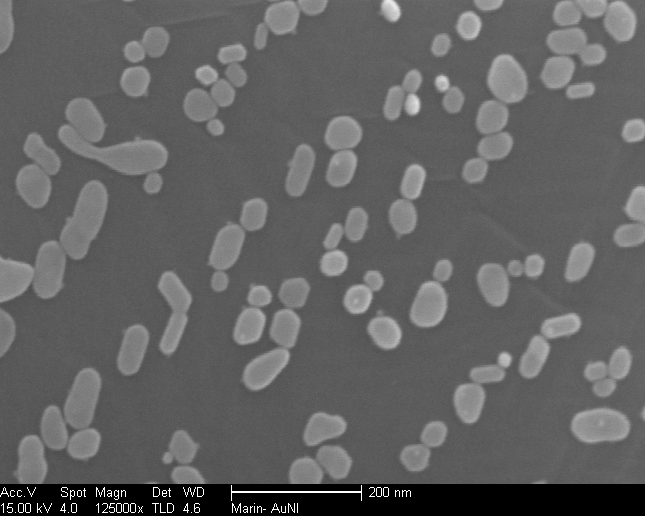
#> input picture cu_au_110_300_125_16.tif, 645 x 516 px; its folder holds only this picture in this run
$ python Main.py   (older library calls are emulated)
#> lines starting #> are read from the running program, lines starting #| are printed output that depends on the picture
### SEM_IM.py
#!usr/bin/python
# Import necessary modules

import numpy as np
import mahotas as mh
import matplotlib.pyplot as plt
import glob
import pylab
from pylab import rcParams
import seaborn as sns
from pylab import rcParams
import os
rcParams['figure.figsize'] = 12, 10
sns.set_style('ticks', {'xtick.direction': u'in', 'ytick.direction': u'in'})

scale_dict = { 80:2.4, 100:1.92, 125:1.42, 200:0.96, 250:0.77, 400:.48} # nm /  pixel^(1/2)


class SEM_IM(object):
    """
        Class defining an SEM image to be analyzed
    """
    #Constructor
    def __init__(self, filename):
        self.name = filename.strip('.tif').strip('.png')
        self.image = mh.imread(filename) # SEM image
        self.image_orig = mh.imread(filename)
        info = self.name.split('_')
        print info

        try:
            self.substrate = info[0]
            self.evaporant = info[1]

            try:
                self.thickness = int(info[2]) # Angstrom
                self.temperature = int(info[3])
                self.mag = int(info[4])
            except:
                try:
                    self.thickness = int(info[2].strip('A'))
                    self.temperature = int(info[3].strip('K'))
                    self.mag = int(info[4].strip('x'))
                except:
                    self.thickness = int(info[2].strip('nm'))
                    self.temperature = int(info[3].strip('K'))
                    self.mag = int(info[4].strip('x'))
            self.index = int(info[5])
        except:
            self.substrate = info[0]
            self.evaporant = info[1]
            self.thickness = int(info[2]) # Angstrom
            self.temperature = 300
            self.mag = int(info[4])
            self.index = int(info[5])

        self.scale = scale_dict[self.mag]

        self.thresh = 0.0 # numerical threshold to distingush islands from graphene

        # Print relevant information
        print "----------------------------------------\n"
        print "Reading in", filename
        print "Shape of image is: ", self.image.shape
        columns = self.image.shape[0]
        print "Data type is: ", self.image.dtype
        print "Maximum Value is: ", self.image.max()
        print "Minimum Value is: ", self.image.min()

        # TO DO: Determine SEM Parameters from filename
        # cu_au_5_300_100_1.tif

        return

    def crop_bottom(self):
        # Find the bottom of the SEM images in order to crop it
        i = 0
        try:
            for Line in self.image:
                if Line.all() == 0:
                    print "Found it"
                    Cutoff = i
                    print Cutoff
                    break
                else:
                    i += 1

            Cutoff = 484
            print "Cutoff is: ", Cutoff
            self.image = self.image[0:Cutoff, :] # Crop the picture
        except:
            print "No file"


        return


    def run_analysis(self):
        # Define threshold
        self.thresh = mh.thresholding.otsu(self.image)
        print self.thresh
        self.labeled, self.nr_objects = mh.label(self.image > self.thresh)# Distinguish different Islands
        self.labeled_orig, self.nr_objects_orig = mh.label(self.image > self.thresh)# Distinguish different Islands
        self.sizes_orig = mh.labeled.labeled_size(self.labeled_orig)
        self.sizes = mh.labeled.labeled_size(self.labeled) # Find size distribution of islands
        self.total_area = self.labeled.shape[0]* self.labeled.shape[1] # Find total number of pixels
        self.coverage = 1 - (float(self.sizes[0]) / float(self.total_area)) #
        self.labeled = mh.labeled.remove_bordering(self.labeled) # Remove islands at the boarder
        too_big = np.where(self.sizes < 50) # Arbitrarily defined cutoff
        self.labeled  = mh.labeled.remove_regions(self.labeled, too_big)
        #self.labeled = mh.labeled.filter_labeled(self.labeled, remove_bordering= True, min_size = 2)
        self.labeled, self.n_left = mh.labeled.relabel(self.labeled, inplace = True) # Relabel islands
        self.sizes = mh.labeled.labeled_size(self.labeled)  # Find size distribution of islands
        self.borders = mh.labeled.borders(self.labeled) # Find the borders of the islands
        self.num_islands = len(self.sizes) - 1 # Find number of islands
        print self.labeled.shape[0]* self.labeled.shape[1]
        print self.sizes
        print self.num_islands # Print number of islands
        #print self.labeled.shape # print shape of image

        self.perimeters = np.zeros(self.num_islands , dtype= int) # Intitialzie empty array
        self.borders_int = np.zeros(self.labeled.shape, dtype=int) # Intialize empty array

        for i in range(self.labeled.shape[0]):
            for j in range(self.labeled.shape[1]):
                if self.borders[i,j].all():
                    self.perimeters[self.labeled[i,j]-1] += 1 # Creates an array of perimeter values for each island
                    self.borders_int[i,j] += 1 # Creates a matrix of 0 and 1 that sigifies the borders

        self.labeled_p, self.nr_objects = mh.label(self.borders >= 1) # label perimeters
        self.sizes_p = mh.labeled.labeled_size(self.labeled_p)
        # 2) Calculate the length of the perimeter
        self.size_dist = []
        self.perimeter_dist = []

        for element in self.sizes:
            if element < self.sizes[0] and element > 20:
                self.size_dist.append(element)

        for element in self.sizes_p:
            if element < self.sizes_p[0] and element > 20:
                self.perimeter_dist.append(element)

        print len(self.size_dist), len(self.perimeter_dist), len(self.perimeters)
        print self.perimeters
        print 'Background Size', self.sizes[0]

        self.fractal_dist = [] # Define a list of fractal coefficents (perimeter / area)
        for i in range(len(self.size_dist)):
            self.fractal_dist.append(self.perimeters[i]/self.size_dist[i])

        # Convert everything into a numpy array
        self.size_dist = np.asarray(self.size_dist, dtype = float)
        self.perimeter_dist = np.asarray(self.perimeter_dist, dtype = float)
        self.fractal_dist = np.asarray(self.fractal_dist, dtype = float)


        # Color by size
        self.sorted_indices = [ i[0] for i in sorted(enumerate(self.sizes_orig), key=lambda x:x[1])]
        print self.sorted_indices
        self.labeled_by_size= np.zeros(self.labeled_orig.shape, dtype=int)
        self.labeled_by_area = np.zeros(self.labeled_orig.shape, dtype=int)

        for i in range(self.labeled_orig.shape[0]):
           for j in range(self.labeled_orig.shape[1]):
               if self.labeled_orig[i,j].any() != 0:
                   #self.labeled_by_size[i,j] =  self.sorted_indices.index(self.labeled_orig[i,j]) + 1
                   self.labeled_by_area[i,j] = self.sizes_orig[self.labeled_orig[i,j]]
        """
        pylab.hot()
        plt.xticks([])
        plt.yticks([])
        pylab.imshow(self.labeled_by_area)
        plt.colorbar()
        plt.title(self.thresh)
        plt.show()

        """


        return

    # [151 lines left out: functions compute_rg, compute_rdf, plot_results, not called in this run]

### Main.py
#!usr/bin/python

import SEM_IM
import glob
import numpy as np
import mahotas as mh
import matplotlib.pyplot as plt
import glob
import pylab
from pylab import rcParams
import seaborn as sns
from pylab import rcParams
import os
import pickle

rcParams['figure.figsize'] = 12, 10
sns.set_style('ticks', {'xtick.direction': u'in', 'ytick.direction': u'in'})

def main():

    fileList = glob.glob('cu_au_*.tif')
    #fileList = ['cu_pd_5_300_200_2.tif']
    image_list = []
    for file in fileList:
        image_list.append(SEM_IM.SEM_IM(file))
        image_list[-1].crop_bottom()
        image_list[-1].run_analysis()
        image_list[-1].compute_rg()
        #image_list[-1].compute_rdf()
        image_list[-1].plot_results()
#> this loop made 1 pass
#| Maximum Value is:  255
#| Minimum Value is:  0
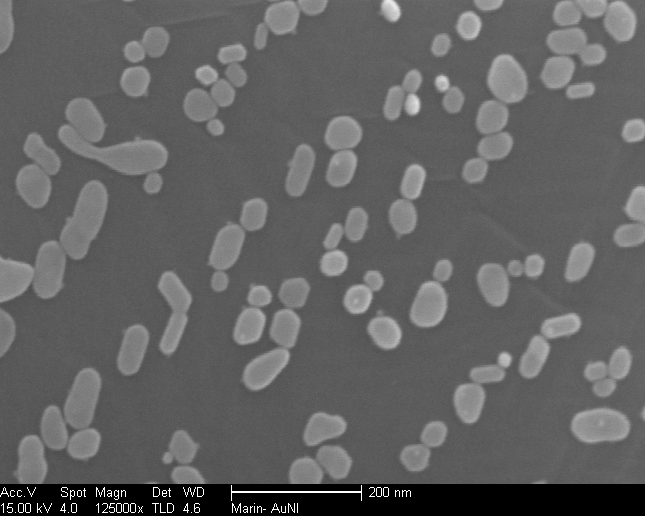
#> input picture cu_au_110_300_125_16.tif, 645 x 516 px
#> pass 1, in crop_bottom, `self.image = self.image[0:Cutoff, :]`:
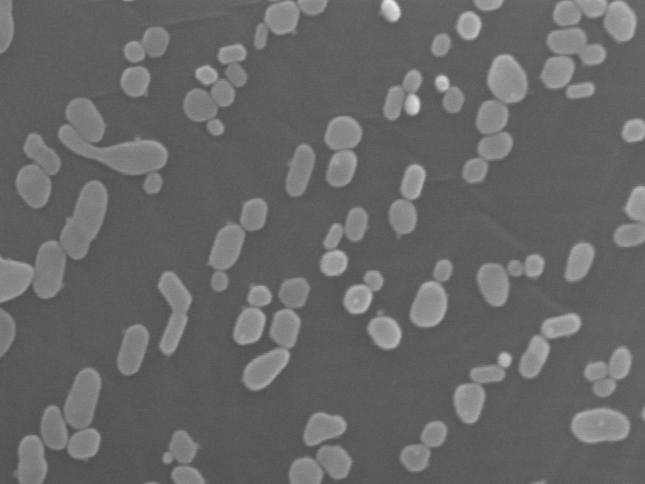
#> self.image: shape (484, 645, 3); min 77, max 235, mean 103.1
    pickle.dump( image_list, open( "images.pickle", "wb" ) )


#> (the run stopped early here; a loop or call above may not have finished)

$ run again, on cu_au_110_300_125_36.tif
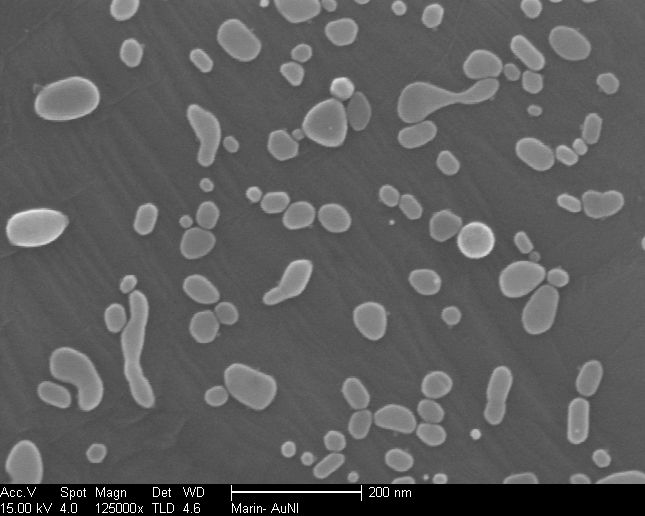
#> input picture cu_au_110_300_125_36.tif, 645 x 516 px
#> the loop in main, `for file in fileList:` made 1 pass
#| Maximum Value is:  255
#| Minimum Value is:  0
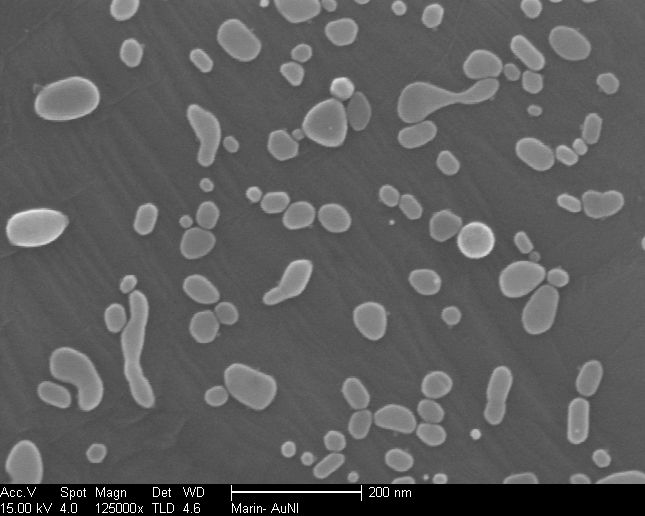
#> input picture cu_au_110_300_125_36.tif, 645 x 516 px
#> pass 1, in crop_bottom, `self.image = self.image[0:Cutoff, :]`:
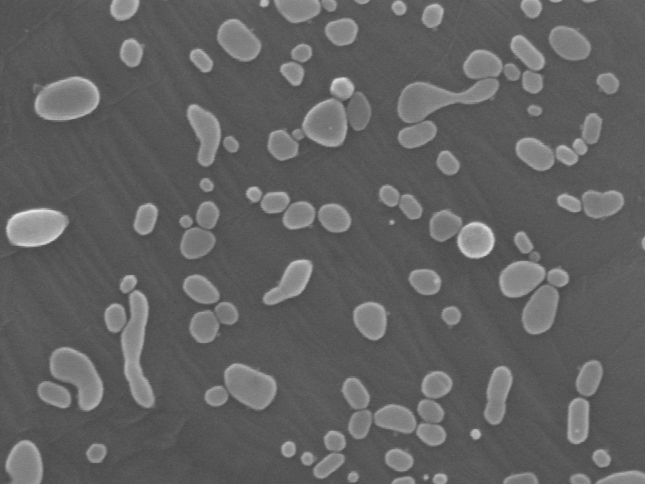
#> self.image: shape (484, 645, 3); min 68, max 232, mean 97.8

$ run again, on cu_au_110_300_125_4.tif
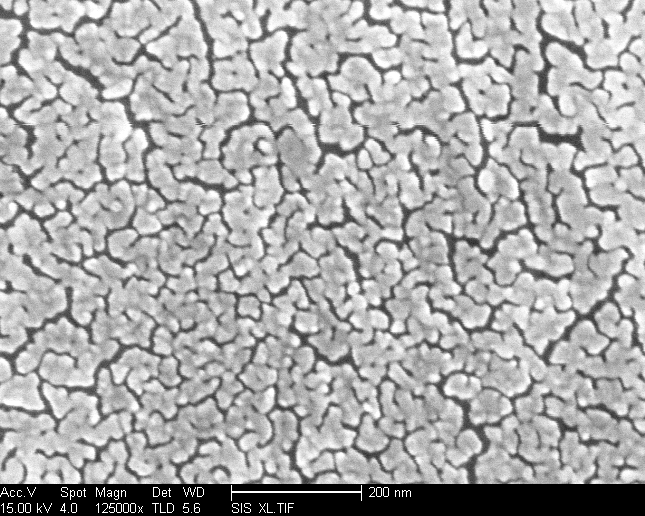
#> input picture cu_au_110_300_125_4.tif, 645 x 516 px
#> the loop in main, `for file in fileList:` made 1 pass
#| Maximum Value is:  255
#| Minimum Value is:  0
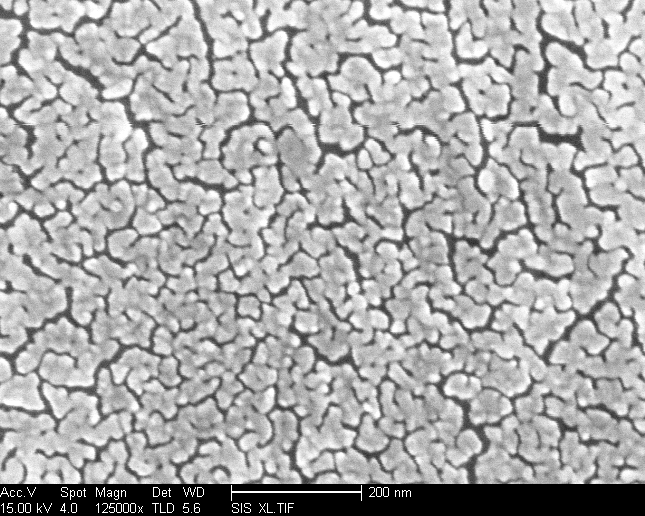
#> input picture cu_au_110_300_125_4.tif, 645 x 516 px
#> pass 1, in crop_bottom, `self.image = self.image[0:Cutoff, :]`:
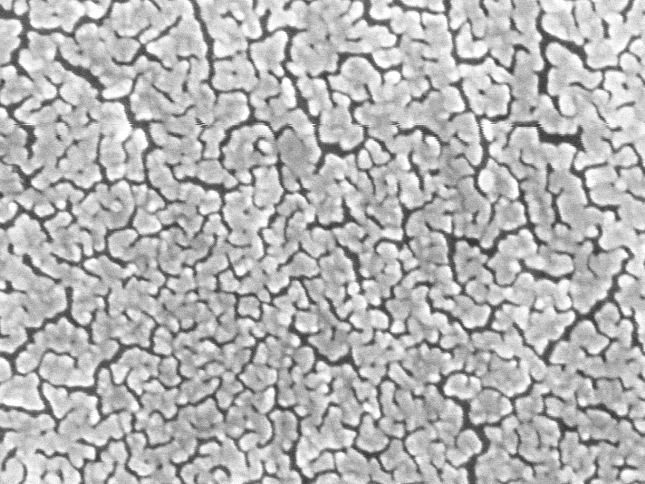
#> self.image: shape (484, 645, 3); min 38, max 255, mean 181.4

$ run again, on cu_au_110_300_125_46.tif
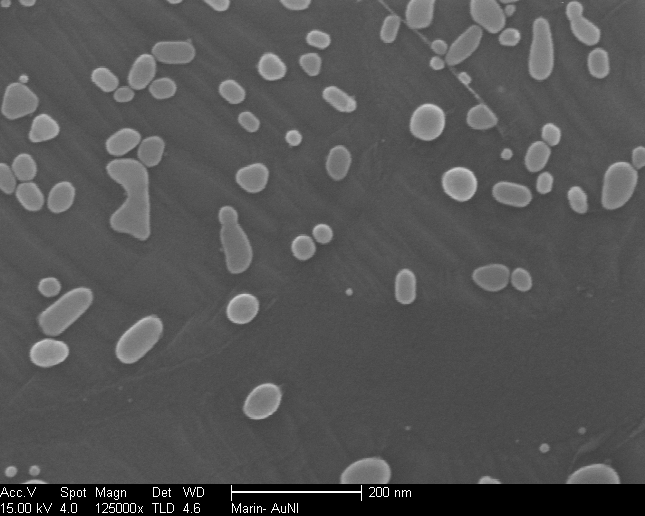
#> input picture cu_au_110_300_125_46.tif, 645 x 516 px
#> the loop in main, `for file in fileList:` made 1 pass
#| Maximum Value is:  255
#| Minimum Value is:  0
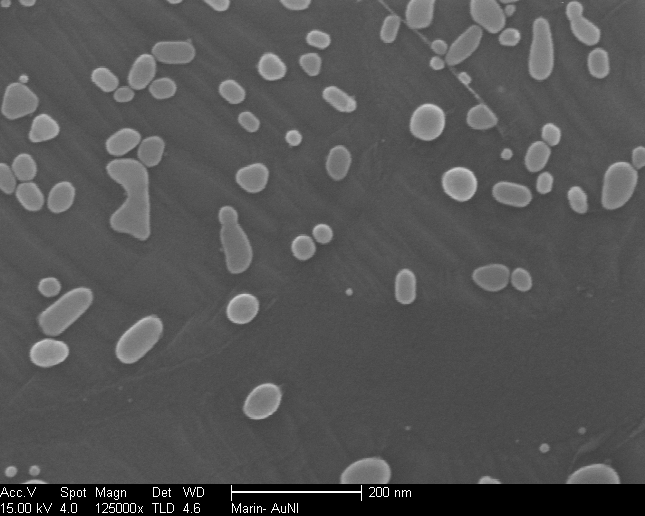
#> input picture cu_au_110_300_125_46.tif, 645 x 516 px
#> pass 1, in crop_bottom, `self.image = self.image[0:Cutoff, :]`:
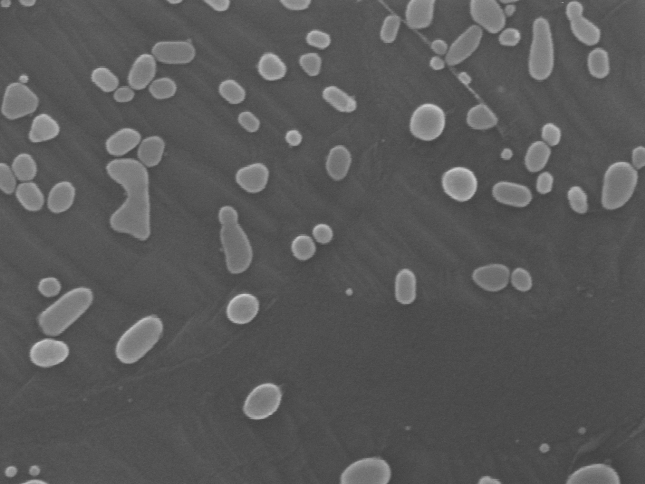
#> self.image: shape (484, 645, 3); min 64, max 206, mean 88.9

$ run again, on cu_au_110_300_125_2.tif
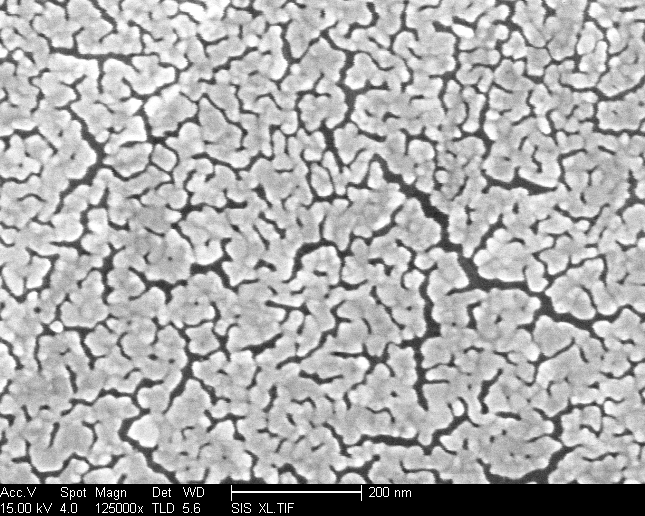
#> input picture cu_au_110_300_125_2.tif, 645 x 516 px
#> the loop in main, `for file in fileList:` made 1 pass
#| Maximum Value is:  255
#| Minimum Value is:  0
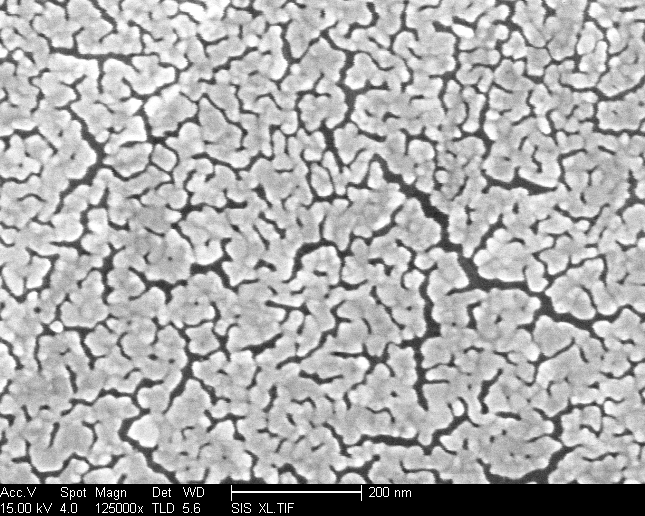
#> input picture cu_au_110_300_125_2.tif, 645 x 516 px
#> pass 1, in crop_bottom, `self.image = self.image[0:Cutoff, :]`:
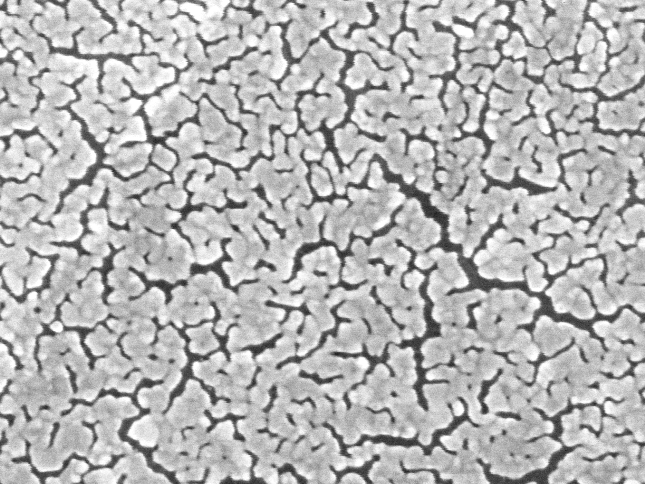
#> self.image: shape (484, 645, 3); min 33, max 255, mean 182.7
